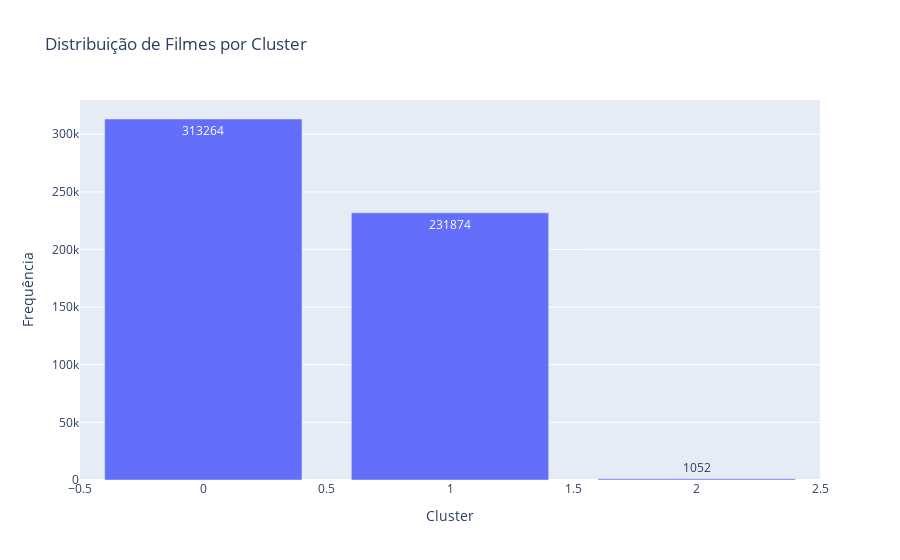

Notebook code for this chart:
### Code cell
#Checando os resultados
contagem = dataset['clusters_n'].value_counts().reset_index()
contagem.columns = ['Cluster', 'Frequência']

fig = px.bar(contagem, x='Cluster', y='Frequência', text='Frequência', title='Distribuição de Filmes por Cluster')

fig.show()

### Figure 1 — Plotly figure (JSON) as saved in the notebook; plotly's stock layout.template omitted (floating-point values rounded to 4 significant figures)
{"data": [{"alignmentgroup": "True", "hovertemplate": "Cluster=%{x}<br>Frequência=%{text}<extra></extra>", "legendgroup": "", "marker": {"color": "#636efa", "pattern": {"shape": ""}}, "name": "", "offsetgroup": "", "orientation": "v", "showlegend": false, "text": [313264, 231874, 1052], "textposition": "auto", "type": "bar", "x": [0, 1, 2], "xaxis": "x", "y": [313264, 231874, 1052], "yaxis": "y"}], "layout": {"barmode": "relative", "legend": {"tracegroupgap": 0}, "title": {"text": "Distribuição de Filmes por Cluster"}, "xaxis": {"anchor": "y", "domain": [0, 1], "title": {"text": "Cluster"}}, "yaxis": {"anchor": "x", "domain": [0, 1], "title": {"text": "Frequência"}}}}
